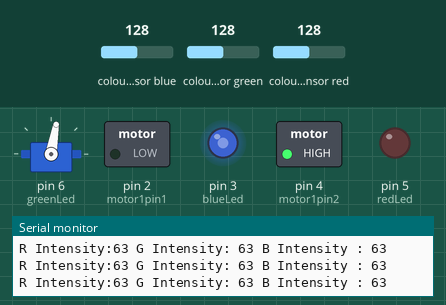
Simulated run of this sketch. Board: Arduino Uno, built with avr-gcc and run on an emulated ATmega328P. On the bench: servo, switched loads named in the sketch (green lamp = pin HIGH), output pins drawn as LEDs (lit = HIGH), the last lines printed to the serial monitor. Wiring (inferred from the names in the program): TCS3200 colour sensor: output pin 12; S2 pin 10; S3 pin 11; S0 pin 8; S1 pin 13. Inputs (shaded band) come from the test bench; at power-on: colour sensor blue 128, colour sensor red 128, colour sensor green 128. Pins used as bus, display or sensor lines are not drawn.

Above: at 1.2 s.
1.3 s: colour sensor blue set to 158
2.8 s: colour sensor blue set to 165
At 3.7 s:
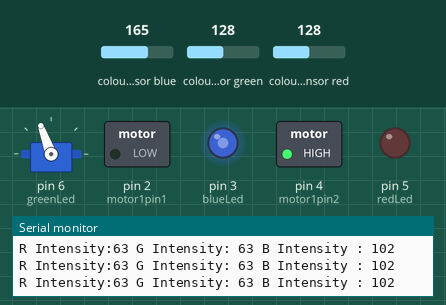
4.4 s: colour sensor red set to 162
7.4 s: colour sensor red set to 169
At 8.3 s:
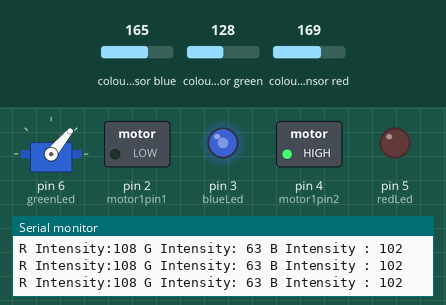
Timing chart, 0 to 10.4 s (numbered marks = the images above; inputs shaded):
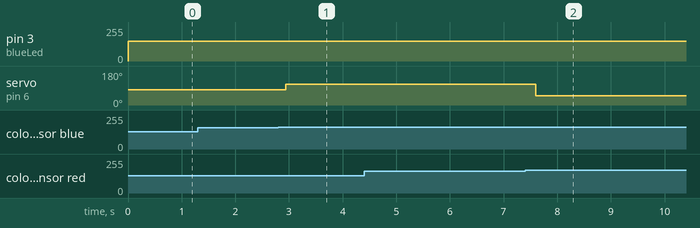

Measured:
- the behaviour switches between 160 and 161 on colour sensor blue (found by bisection; images 0 and 1)
- the behaviour switches between 166 and 167 on colour sensor red (found by bisection; images 1 and 2)
- after the input at 2.8 s, servo on pin 6 (greenLed): 80° → 110° after 0.14 s
- after the input at 7.4 s, servo on pin 6 (greenLed): 110° → 50° after 0.20 s

The sketch:

Code.ino
```cpp
#include<Servo.h>
const int s0 = 8;
const int s1 = 13;
const int s2 = 10;
const int s3 = 11;
const int out = 12;
int motor1pin1 = 2;
int motor1pin2 = 4;
// LED pins connected to Arduino
int redLed = 5;
int greenLed = 6;
int blueLed = 3;
// Variables
int red = 0;
int green = 0;
int blue = 0;
Servo myServo;
// Calibrated value
int cal_min = 5;
int cal_max_r = 50;
int cal_max_g = 50;
int cal_max_b = 50;

void calibrate() {
  Serial.println("Clear sensor area. Then enter c again");
    while (Serial.read() != 'c') {
      //do nothing
      ;
    }
    color();
    cal_max_r = red;
    cal_max_g = green;
    cal_max_b = blue;
    Serial.println("Put white color infront of sensor, Then enter c again");
    while (Serial.read() != 'c') {
      //do nothing
      ;
    }
    color();
    cal_min = (red + green + blue) / 3;
    Serial.println("calibrated successfully.");
    delay(300);
}

void color() {
  digitalWrite(s2, LOW);
  digitalWrite(s3, LOW);
  //count OUT, pRed, RED
  red = pulseIn(out, digitalRead(out) == HIGH ? LOW : HIGH);
  digitalWrite(s3, HIGH);
  //count OUT, pBLUE, BLUE
  blue = pulseIn(out, digitalRead(out) == HIGH ? LOW : HIGH);
  digitalWrite(s2, HIGH);
  //count OUT, pGreen, GREEN
  green = pulseIn(out, digitalRead(out) == HIGH ? LOW : HIGH);
}

void setup()
{
  Serial.begin(9600);
  pinMode(s0, OUTPUT);
  pinMode(s1, OUTPUT);
  pinMode(s2, OUTPUT);
  pinMode(s3, OUTPUT);
  pinMode(out, INPUT);
  pinMode(redLed, OUTPUT);
  pinMode(greenLed, OUTPUT);
  pinMode(blueLed, OUTPUT);
  digitalWrite(s0, HIGH);
  digitalWrite(s1, HIGH);
  pinMode(motor1pin1, OUTPUT);
  pinMode(motor1pin2, OUTPUT);
  digitalWrite(motor1pin1,LOW);
  digitalWrite(motor1pin2,HIGH);
  pinMode(3, OUTPUT);
  myServo.attach(6);
  myServo.write(80);
}

void loop(){
int countBlue=0;
int countGreen=0;
int countRed=0;
{
  color();
  if (Serial.read() == 'c') {
    calibrate();
  } }
  analogWrite(3, 150);
  red = map(red, cal_min, cal_max_r, 255, 0);
  green = map(green, cal_min, cal_max_g, 255, 0);
  blue = map(blue, cal_min, cal_max_b, 255, 0);
  Serial.print("R Intensity:");
  Serial.print(red);
  Serial.print(" G Intensity: ");
  Serial.print(green);
  Serial.print(" B Intensity : ");
  Serial.println(blue);
  if(red<100 && blue<100 && green<100){
  }
  else if(red>blue && red>green){
    while(red>blue && red>green && countRed<5){
      color();
      red = map(red, cal_min, cal_max_r, 255, 0);
      green = map(green, cal_min, cal_max_g, 255, 0);
      blue = map(blue, cal_min, cal_max_b, 255, 0);
      countRed++;
      delay(20);
    }
    if(countRed>=5){
    myServo.write(50);
    }
  }
  else if(green>blue && green>red){
      while(green>blue && green>red && (countGreen<5)){
      color();
      red = map(red, cal_min, cal_max_r, 255, 0);
      green = map(green, cal_min, cal_max_g, 255, 0);
      blue = map(blue, cal_min, cal_max_b, 255, 0);
      countGreen++;
      delay(20);
      }
    if(countGreen>=5){
    myServo.write(80);
    }
  }
  else if(blue>red && blue>green){
    while(blue>red && blue>green && countBlue<5){
      color();
      red = map(red, cal_min, cal_max_r, 255, 0);
      green = map(green, cal_min, cal_max_g, 255, 0);
      blue = map(blue, cal_min, cal_max_b, 255, 0);
      countBlue++;
      delay(20);
    }
    if(countBlue>=5){
    myServo.write(110);}
  }
  delay(100);
}
```
